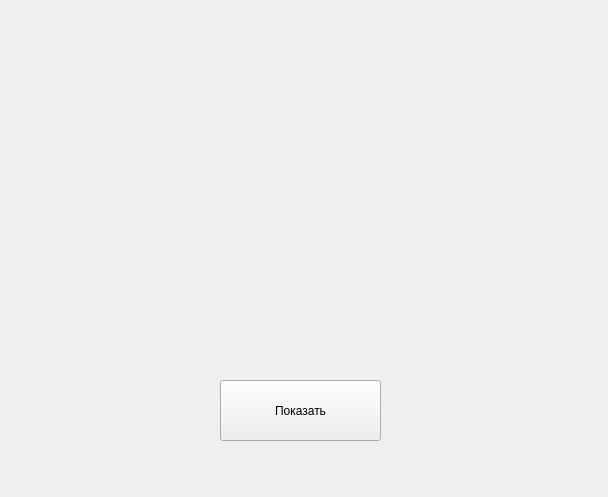
<?xml version="1.0" encoding="UTF-8"?>
<ui version="4.0">
 <class>Circles</class>
 <widget class="QWidget" name="Circles">
  <property name="geometry">
   <rect>
    <x>0</x>
    <y>0</y>
    <width>608</width>
    <height>497</height>
   </rect>
  </property>
  <property name="minimumSize">
   <size>
    <width>608</width>
    <height>497</height>
   </size>
  </property>
  <property name="maximumSize">
   <size>
    <width>608</width>
    <height>497</height>
   </size>
  </property>
  <property name="windowTitle">
   <string>circles</string>
  </property>
  <widget class="QPushButton" name="show_btn">
   <property name="geometry">
    <rect>
     <x>220</x>
     <y>380</y>
     <width>161</width>
     <height>61</height>
    </rect>
   </property>
   <property name="text">
    <string>Показать</string>
   </property>
  </widget>
 </widget>
 <resources/>
 <connections/>
</ui>
